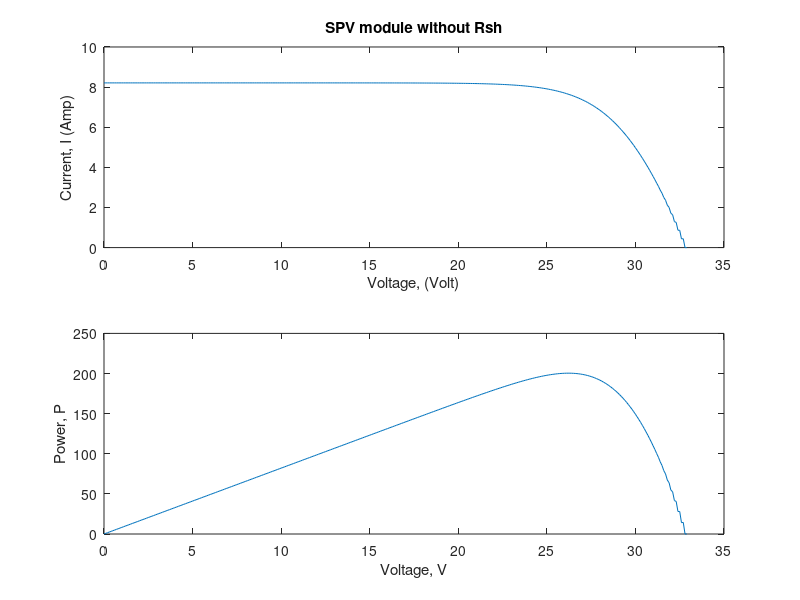

Source code (MATLAB):

k = 1.38065e-23;
q = 1.602e-19;

iscn = 8.21;
vocn = 32.9;
kv = -0.123;
ki = 0.0032;   

ns = 54;
t = 25+273;
tn = 25+273;
gn = 1000;
a = 1.3;
eg = 1.12;


g = 1000;
rs=.231;
rp=9999999999999999990;


vtn = ns*(k*tn/q);
ion = iscn/((exp(vocn/(a*vtn)))-1)
io = ion*((tn/t)^3)*exp(((q*eg/(a*k))*((1/tn)-(1/t))));

Ipvn = iscn;
Ipv = (Ipvn + ki*(t-tn)) * (g/gn);
vt= ns * (k*t / q);

I = zeros(330,1);


i = 1;

I(1,1) = 0;


for v = 32.9:-0.1:0
    I_part = io * (exp((v+(I(i,1)*rs)) / (vt*a)) -1) + ((v+(rs*I(i,1))) / rp);
    I(i+1) = Ipv - I_part;
    v1(i) = v;
    p(i) = v*I(i);
    i = i + 1;
end


v1(i) = v1(i-1);
p(i) = p(i-1);
v1 = transpose(v1);
subplot(2,1,1)
plot(v1,I);


xlabel('Voltage, (Volt)');
ylabel('Current, I (Amp)');
title('SPV module without Rsh');


subplot(2,1,2);
plot(v1,p);

xlabel('Voltage, V');
ylabel('Power, P');

